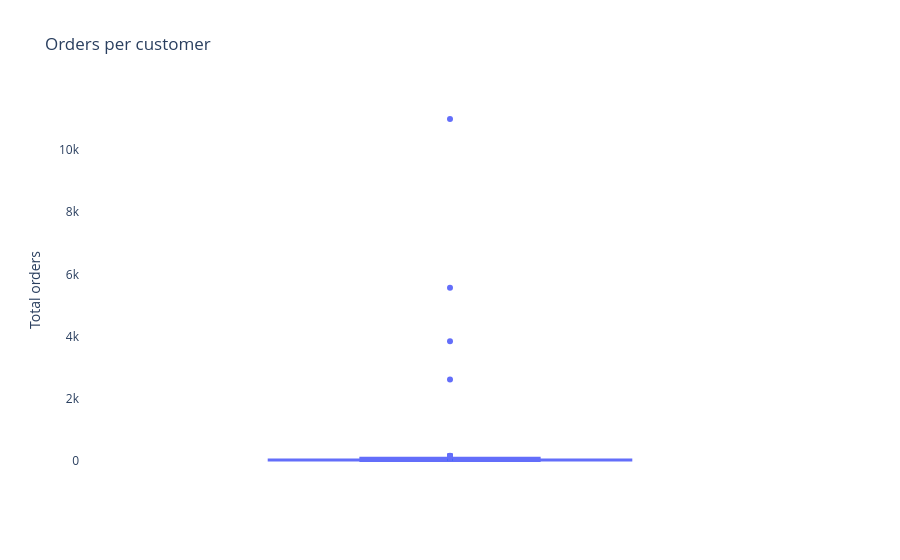

Notebook code for this chart:
### Code cell
# Distribution of orders per customer
achats_par_client = achats_par_client.reset_index()
fig = px.box(
    achats_par_client,
    y="session_id",
    hover_name="client_id",
    title="Orders per customer",
)
fig.update_layout(
    yaxis_title="Total orders",
    plot_bgcolor="white",
    xaxis=dict(showgrid=False),
    yaxis=dict(showgrid=False),
    showlegend=False,
)
fig.show()

### Figure 1 — Plotly figure (JSON) as saved in the notebook; plotly's stock layout.template omitted (floating-point values rounded to 4 significant figures; data arrays with more than 128 entries replaced by an {"elided": "..."} marker saying what was removed)
{"data": [{"alignmentgroup": "True", "hovertemplate": "<b>%{hovertext}</b><br><br>session_id=%{y}<extra></extra>", "hovertext": {"elided": "8600 str values"}, "legendgroup": "", "marker": {"color": "#636efa"}, "name": "", "notched": false, "offsetgroup": "", "orientation": "v", "showlegend": false, "type": "box", "x0": " ", "xaxis": "x", "y": {"elided": "8600 int values"}, "y0": " ", "yaxis": "y"}], "layout": {"boxmode": "group", "legend": {"tracegroupgap": 0}, "plot_bgcolor": "white", "showlegend": false, "title": {"text": "Orders per customer"}, "xaxis": {"anchor": "y", "domain": [0.0, 1.0], "showgrid": false}, "yaxis": {"anchor": "x", "domain": [0.0, 1.0], "showgrid": false, "title": {"text": "Total orders"}}}}
